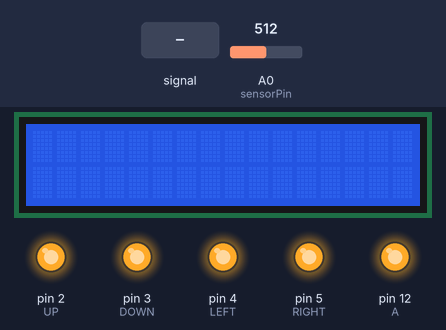
A sketch run on a simulated Arduino Uno, built with avr-gcc and run on an emulated ATmega328P. Shown: 16×2 character LCD, output pins drawn as LEDs (lit = HIGH). Dashed ring = blinking. The inputs (shaded band) are chosen by the test bench; at power-on: A0 (sensorPin) = 512. What the sketch prints to the serial monitor is not drawn.

Above: at 1.2 s.
1.3 s: A0 (sensorPin) fed a 200 Hz sine of ±255 counts around its level
At 1.8 s:
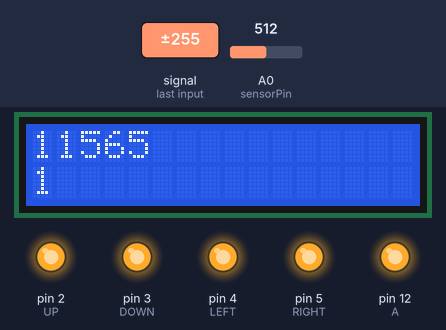
At 4.07 s:
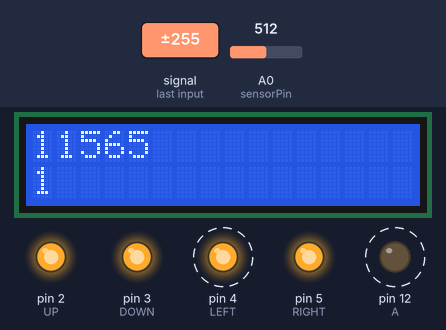
Timing chart, 0 to 5.6 s (numbered marks = the images above; inputs shaded):
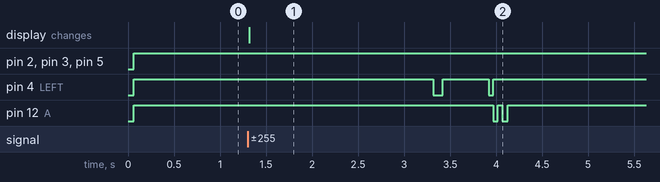

The sketch:

White2_RE.ino
```cpp
#include <Wire.h>
#include <LiquidCrystal_I2C.h>

//Initalize LCD
LiquidCrystal_I2C lcd(0x3F, 2, 1, 0, 4, 5, 6, 7, 3, POSITIVE);

//pins for buttons
int UP = 2;
int DOWN = 3;
int LEFT = 4;
int RIGHT = 5;
int A = 12;

int sensorPin = A0; //input pin for LDR
int sensorValue = 0; //value coming from the sensor
int totalEncounters = 0; //amount of encounters
int WALK = 500; //length of L/R walk

void setup() {
  Serial.begin(9600);
  pinMode(UP,OUTPUT);
  pinMode(DOWN,OUTPUT);
  pinMode(LEFT,OUTPUT);
  pinMode(RIGHT,OUTPUT);
  pinMode(A,OUTPUT);
  lcd.begin(16, 2);
}

void press(int button) {
  digitalWrite(button,LOW);
  delay(1);
  digitalWrite(button, HIGH);

}

void hold(int button, int time) {
  digitalWrite(button,LOW);
  delay(time);
  digitalWrite(button,HIGH);
}

void highAll() {
  digitalWrite(UP,HIGH);
  digitalWrite(DOWN,HIGH);
  digitalWrite(LEFT,HIGH);
  digitalWrite(RIGHT,HIGH);
  digitalWrite(A,HIGH);
}

void walkUntilLessThan(int lightValue) {
  int walkingTime = 0;

  //Walk around until encounter started
  while(sensorValue > lightValue) {
    if(walkingTime < WALK/2) {hold(RIGHT,1);}
    else {hold(LEFT,1);}
    if(walkingTime > WALK) {walkingTime = 0;}

    walkingTime++;

    sensorValue = analogRead(sensorPin);
//    Serial.println(sensorValue);
  }
}

void timeEncounter() {
  long encounterTime = 0;
  boolean checkOne = false;
  boolean checkTwo = false;
  while(!(checkOne && checkTwo && sensorValue < 500)) {
    sensorValue = analogRead(sensorPin);
    if(sensorValue < 400) checkOne = true;
    if(checkOne && sensorValue > 700) checkTwo = true;
    encounterTime++;
//    Serial.println(sensorValue);
  }
  lcd.clear();
  lcd.setCursor(0,0);
  lcd.print(encounterTime);
  Serial.println(encounterTime);
  if((encounterTime > 104500 && encounterTime < 117000) || encounterTime > 122000) {
    while(true) {
      lcd.setCursor(0,1);
      lcd.print(totalEncounters);}
  }
}

void runAway(boolean first) {
  hold(LEFT,50);
  hold(LEFT,50);
  delay(500);
  if(first) hold(LEFT,50);
  hold(A,50);
  delay(50);
  hold(A,60);
}

boolean first = true;

void loop() {
  highAll();
  sensorValue = analogRead(sensorPin);

  walkUntilLessThan(750); //Walk until encounter starts
  timeEncounter();
  totalEncounters++;

  lcd.setCursor(0,1);
  lcd.print(totalEncounters);

  delay(2000); //Wait for run option
  runAway(first);
  delay(4500); //Wait for walking screen
  first = false;
}
```

Measured:
- after the input at 1.3 s, pin 4 (LEFT): alternates HIGH for 0.50 s and LOW for 0.08 s, 4 changes in all, then stays HIGH, starting after 2.0 s; pin 12 (A): alternates HIGH for 0.05 s and LOW for 0.06 s, 4 changes in all, then stays HIGH, starting after 2.7 s; the display: changes at once (image 1)
